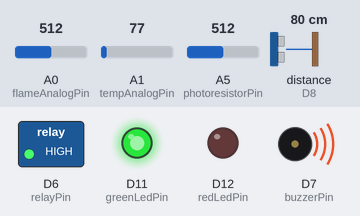
The sketch below on a simulated Arduino MKR. Parts: switched loads named in the sketch (green lamp = pin HIGH), output pins drawn as LEDs (lit = HIGH), buzzer (waves = sounding, pin HIGH). Wiring (inferred from the names in the program): ultrasonic range finder: trigger D9; echo D8. The test bench sets the inputs (shaded band); at power-on: distance to the obstacle (sensor on D8) 80 cm, A0 (flameAnalogPin) = 512, A5 (photoresistorPin) = 512, A1 (tempAnalogPin) = 77. The echo pulse lasts 58.3 µs per cm; WiFi joins after 1.5 s; servers stay silent unless stated; no MQTT or app messages arrive unless stated; pins used as bus, display or sensor lines are not drawn; what the sketch prints to the serial monitor is not drawn.

Above: at 2.7 s.
2.8 s: distance to the obstacle (sensor on D8) set to 12 cm
4.7 s: distance to the obstacle (sensor on D8) set to 9 cm
At 6.6 s:
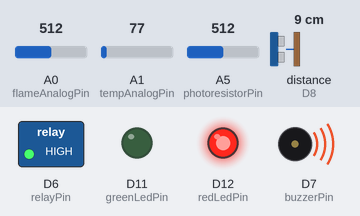
7.0 s: A0 (flameAnalogPin) set to 494
At 8.4 s:
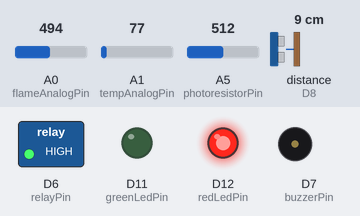
9.0 s: A5 (photoresistorPin) set to 207
10.7 s: A5 (photoresistorPin) set to 186
At 11.9 s:
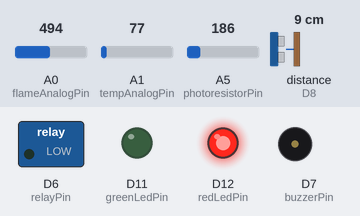
13.0 s: A1 (tempAnalogPin) set to 169
At 14.9 s:
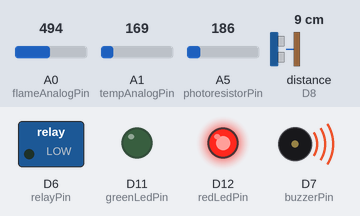
Timing chart, 0 to 16.1 s (numbered marks = the images above; inputs shaded):
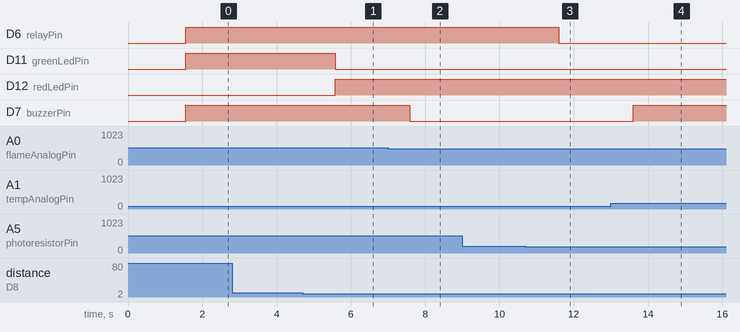

Measured:
- the behaviour switches between 11 and 10 cm on distance to the obstacle (sensor on D8) (found by bisection; images 0 and 1)
- the behaviour switches between 501 and 500 on A0 (flameAnalogPin) (found by bisection; images 1 and 2)
- the behaviour switches between 200 and 199 on A5 (photoresistorPin) (found by bisection; images 2 and 3)
- after the input at 2.8 s, every drawn part: stays the same
- after the input at 4.7 s, D11 (greenLedPin): HIGH → LOW after 0.88 s; D12 (redLedPin): LOW → HIGH after 0.88 s
- after the input at 7.0 s, D7 (buzzerPin): HIGH → LOW after 0.58 s
- after the input at 9.0 s, every drawn part: stays the same
- after the input at 10.7 s, D6 (relayPin): HIGH → LOW after 0.90 s
- after the input at 13.0 s, D7 (buzzerPin): LOW → HIGH after 0.60 s

The sketch:

main.ino.ino
```cpp
#include "SensorSystem.h"

// Wi-Fi and MQTT credentials
const char* ssid = "FRITZ!Box 7510 XW"; // Network SSID
const char* password = "46018957035297244418"; // Network password
const char* mqttServer = "mqtt.example.com"; // MQTT server address
const int mqttPort = 1883; // MQTT server port
const char* mqttUser = "yourMQTTUser"; // MQTT username
const char* mqttPassword = "yourMQTTPassword"; // MQTT password

// Create a SensorSystem object with the above credentials
SensorSystem sensorSystem(ssid, password, mqttServer, mqttPort, mqttUser, mqttPassword);

void setup() {
    sensorSystem.begin(); // Initialize the sensor system
}

void loop() {
    sensorSystem.loop(); // Continuously run the sensor system
}
```

SensorSystem.cpp
```cpp
#include "SensorSystem.h"

// Constructor for SensorSystem, initializes member variables
SensorSystem::SensorSystem(const char* ssid, const char* password, const char* mqttServer, int mqttPort, const char* mqttUser, const char* mqttPassword)
  : ssid(ssid), password(password), mqttServer(mqttServer), mqttPort(mqttPort), mqttUser(mqttUser), mqttPassword(mqttPassword), client(wifiClient) {}

void SensorSystem::begin() {
    Serial.begin(115200); // Initialize serial communication

    // Initialize pins for sensors and actuators
    pinMode(flameAnalogPin, INPUT);
    pinMode(photoresistorPin, INPUT);
    pinMode(relayPin, OUTPUT);
    pinMode(trigPin, OUTPUT);
    pinMode(echoPin, INPUT);
    pinMode(greenLedPin, OUTPUT);
    pinMode(redLedPin, OUTPUT);
    pinMode(buzzerPin, OUTPUT);
    pinMode(tempAnalogPin, INPUT);

    connectWiFi(); // Connect to Wi-Fi
    client.setServer(mqttServer, mqttPort); // Set MQTT server and port
}

void SensorSystem::loop() {
    if (!client.connected()) {
        reconnect(); // Reconnect to MQTT if connection is lost
    }
    client.loop(); // Maintain MQTT connection
    publishSensorData(); // Read and publish sensor data
    delay(1000); // Adjust delay as needed
}

void SensorSystem::connectWiFi() {
    Serial.print("Connecting to WiFi...");
    while (WiFi.begin(ssid, password) != WL_CONNECTED) {
        Serial.print(".");
        delay(1000);
    }
    Serial.println("Connected to WiFi");
    Serial.print("IP Address: ");
    Serial.println(WiFi.localIP()); // Print the IP address once connected
}

void SensorSystem::reconnect() {
    while (!client.connected()) {
        Serial.print("Connecting to MQTT...");
        if (client.connect("ArduinoClient", mqttUser, mqttPassword)) {
            Serial.println("connected");
        } else {
            Serial.print("failed, rc=");
            Serial.print(client.state());
            Serial.println(" try again in 5 seconds");
            delay(5000);
        }
    }
}

long SensorSystem::measureDistance() {
    digitalWrite(trigPin, LOW);
    delayMicroseconds(2);
    digitalWrite(trigPin, HIGH);
    delayMicroseconds(10);
    digitalWrite(trigPin, LOW);
    long duration = pulseIn(echoPin, HIGH);
    return duration * 0.034 / 2; // Calculate distance in cm
}

void SensorSystem::publishSensorData() {
    long distance = measureDistance(); // Measure distance using ultrasonic sensor
    String tableStatus;
    if (distance < DISTANCE_THRESHOLD) {
        tableStatus = "Reserved";
        digitalWrite(greenLedPin, LOW);
        digitalWrite(redLedPin, HIGH); // Turn on red LED if table is reserved
    } else {
        tableStatus = "Available";
        digitalWrite(greenLedPin, HIGH); // Turn on green LED if table is available
        digitalWrite(redLedPin, LOW);
    }

    // Read sensor values
    int flameAnalogValue = analogRead(flameAnalogPin);
    int lightLevel = analogRead(photoresistorPin);
    int tempAnalogValue = analogRead(tempAnalogPin);
    float voltage = tempAnalogValue * (5.0 / 1023.0);
    float temperature = voltage * 100.0;

    // Control relay based on light level
    if (lightLevel < 200) {
        digitalWrite(relayPin, LOW); // Turn on light
    } else {
        digitalWrite(relayPin, HIGH); // Turn off light
    }

    // Control buzzer based on flame or temperature threshold
    bool buzzerState = false;
    if (flameAnalogValue > 500 || temperature > 75) {
        buzzerState = true;
    }
    digitalWrite(buzzerPin, buzzerState ? HIGH : LOW); // Activate buzzer if threshold exceeded

    // Publish sensor values to MQTT topics
    client.publish("sensor/flame", String(flameAnalogValue).c_str());
    client.publish("sensor/light", String(lightLevel).c_str());
    client.publish("sensor/temperature", String(temperature).c_str());
    client.publish("sensor/tableStatus", tableStatus.c_str());
}
```

SensorSystem.h
```cpp
#ifndef SENSOR_SYSTEM_H
#define SENSOR_SYSTEM_H

#include <WiFiNINA.h>
#include <PubSubClient.h>

class SensorSystem {
public:
    // Constructor
    SensorSystem(const char* ssid, const char* password, const char* mqttServer, int mqttPort, const char* mqttUser, const char* mqttPassword);

    // Initialize the system
    void begin();

    // Main loop to run the system
    void loop();

private:
    // Connect to Wi-Fi network
    void connectWiFi();

    // Reconnect to MQTT broker
    void reconnect();

    // Measure distance using ultrasonic sensor
    long measureDistance();

    // Read and publish sensor data
    void publishSensorData();

    // Wi-Fi and MQTT credentials
    const char* ssid;
    const char* password;
    const char* mqttServer;
    int mqttPort;
    const char* mqttUser;
    const char* mqttPassword;

    // Wi-Fi and MQTT clients
    WiFiClient wifiClient;
    PubSubClient client;

    // Pin definitions for sensors and actuators
    const int flameAnalogPin = A0;
    const int photoresistorPin = A5;
    const int trigPin = 9;
    const int echoPin = 8;
    const int greenLedPin = 11;
    const int redLedPin = 12;
    const int relayPin = 6;
    const int buzzerPin = 7;
    const int tempAnalogPin = A1;

    // Threshold values
    const int DISTANCE_THRESHOLD = 10;
};

#endif // SENSOR_SYSTEM_H
```
